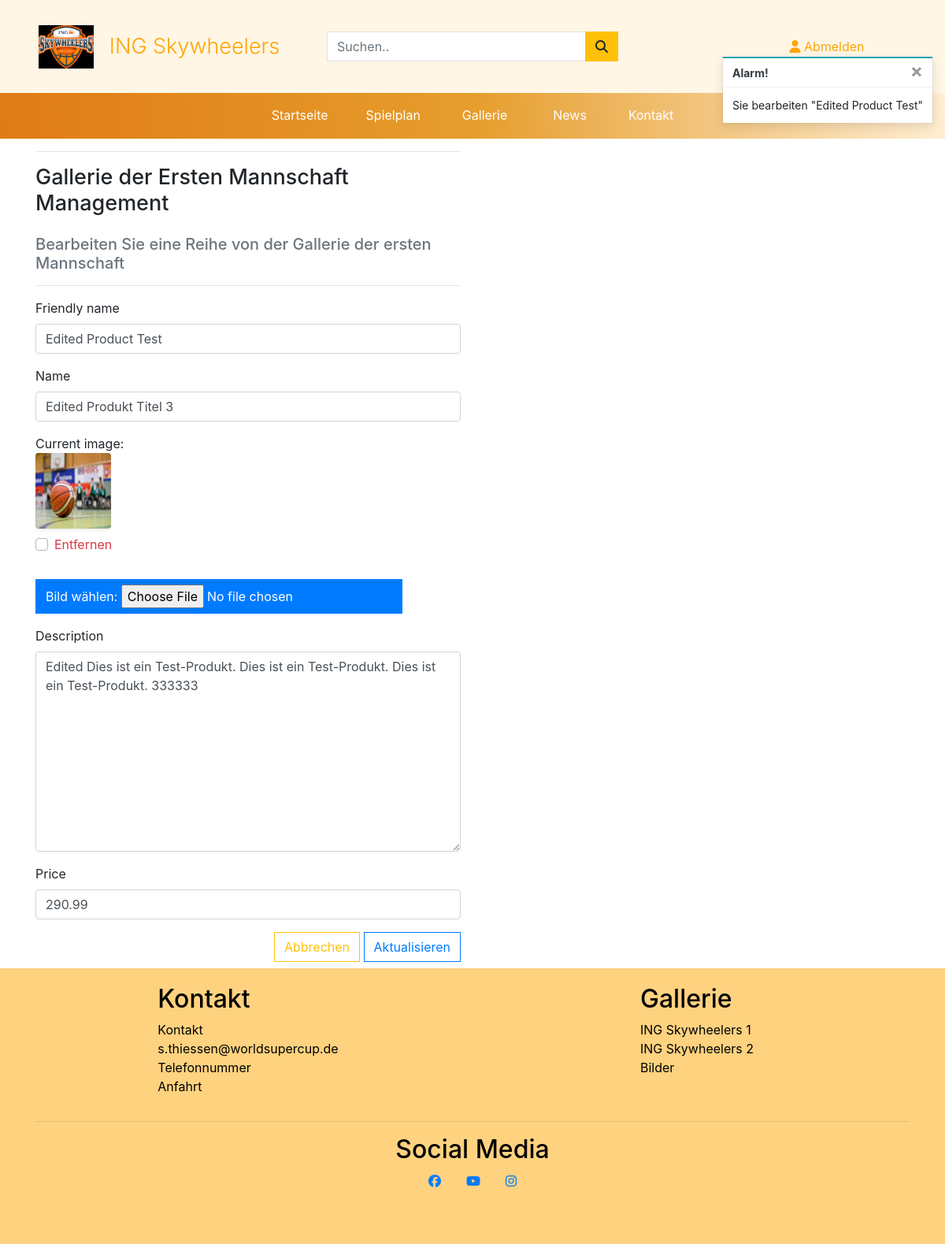
Screenshot of /fanshop/bearbeiten/3/ (signed in) with the database file from the repository.
### fanshop/models.py (models this page shows, shortened)
class Product(models.Model):
    friendly_name = models.CharField(max_length=254, null=False, blank=False, default='')
    name = models.CharField(max_length=254, null=False, blank=False, default='')
    image = models.ImageField(null=True, blank=True)
    description = models.TextField()
    price = models.DecimalField(max_digits=6, decimal_places=2)

### fanshop/views.py (the view)
# urls.py: path('bearbeiten/<int:product_id>/', views.edit_product, name='edit_product'),
def edit_product(request, product_id):
    if not request.user.is_superuser:
        messages.error(request, "Verzeihung! Nur Besitzer dieser Website können das machen.")
        return redirect(reverse('fanshop'))
    product_item = get_object_or_404(Product, pk=product_id)
    if request.method == 'POST':
        form = ProductForm(request.POST, request.FILES, instance=product_item)
        if form.is_valid():
            form.save()
            messages.success(request, 'Das Produkt wurde erfolgreich aktualisiert!')
            return redirect(reverse('fanshop'))
        else:
            messages.error(request, 'Es ist ein Fehler aufgetreten. Bitte stellen Sie sicher, dass das Formular gültig ist.')
    else:
        form = ProductForm(instance=product_item)
        messages.info(request, f'Sie bearbeiten "{product_item.friendly_name}"')
    context = {
        'form': form,
        'product_item': product_item
    }
    return render(request, 'fanshop/edit-product.html', context)

### fanshop/forms.py
class ProductForm(forms.ModelForm):
    class Meta:
        model = Product
        fields = '__all__'
    image = forms.ImageField(label='Bild', required=False, widget=CustomClearableFileInput)
    def __init__(self, *args, **kwargs):
        super().__init__(*args, **kwargs)
        product = Product.objects.all()

### fanshop/templates/fanshop/edit-product.html (shortened to what this page needs)
{% extends 'base.html' %}
{% block content %}
{% load crispy_forms_tags %}
<section>
    <div class="container">
        <div class="row">
            <div class="col-12 col-md-6">
                <hr>
                <h1 class="logo-font mb-4">Gallerie der Ersten Mannschaft Management</h1>
                <h5 class="text-muted">Bearbeiten Sie eine Reihe von der Gallerie der ersten Mannschaft</h5>
                <hr>
            </div>
        </div>
        <div class="row">
            <div class="col-12 col-md-6">
                <form class="form mb-2" action="{% url 'edit_product' product_item.id %}" method="post" enctype="multipart/form-data">
                    {% for field in form %}
                        {% if field.name != 'image' %}
                            {{ field | as_crispy_field }}
                        {% else %}
                            {{ field }}
                        {% endif %}
                    {% endfor %}
                    <div class="text-right">
                        <a href="{% url 'fanshop' %}" class="btn btn-outline-warning rounded-0">Abbrechen</a>
                        <button class="btn btn-outline-primary rounded-0" type="submit">Aktualisieren</button>
                    </div>
                </form>
            </div>
        </div>
    </div>
</section>
{% endblock %}

### static/css/base.css (style rules this page uses)
.logo-font { font-size: 20px; }
@media (min-width: 991px) { .logo-font { font-size: 27px; } }

### rows the page displays
Product: friendly_name "Edited Product Test" "Edited Produkt Titel 3" "Edited Dies ist ein Test-Produkt. Dies ist ein Test-Produkt. Dies ist ein Test-Produkt. 333333" "290.99"

### other values shown
{{ message }} "Sie bearbeiten \"Edited Product Test\""
{{ widget.initial_text }} "Current image"
{{ widget.clear_checkbox_label }} "Entfernen"
